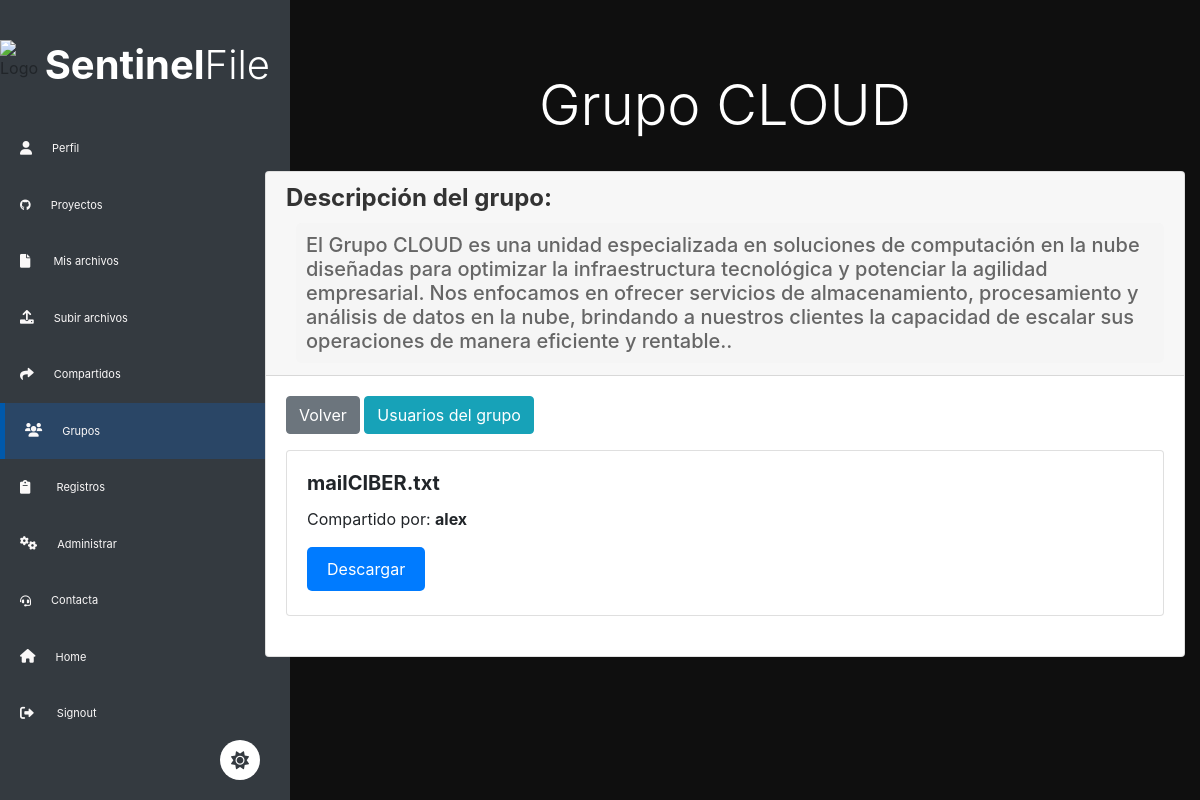
/grupos/Grupo CLOUD/ (signed in), run on an earlier commit of the app's database.
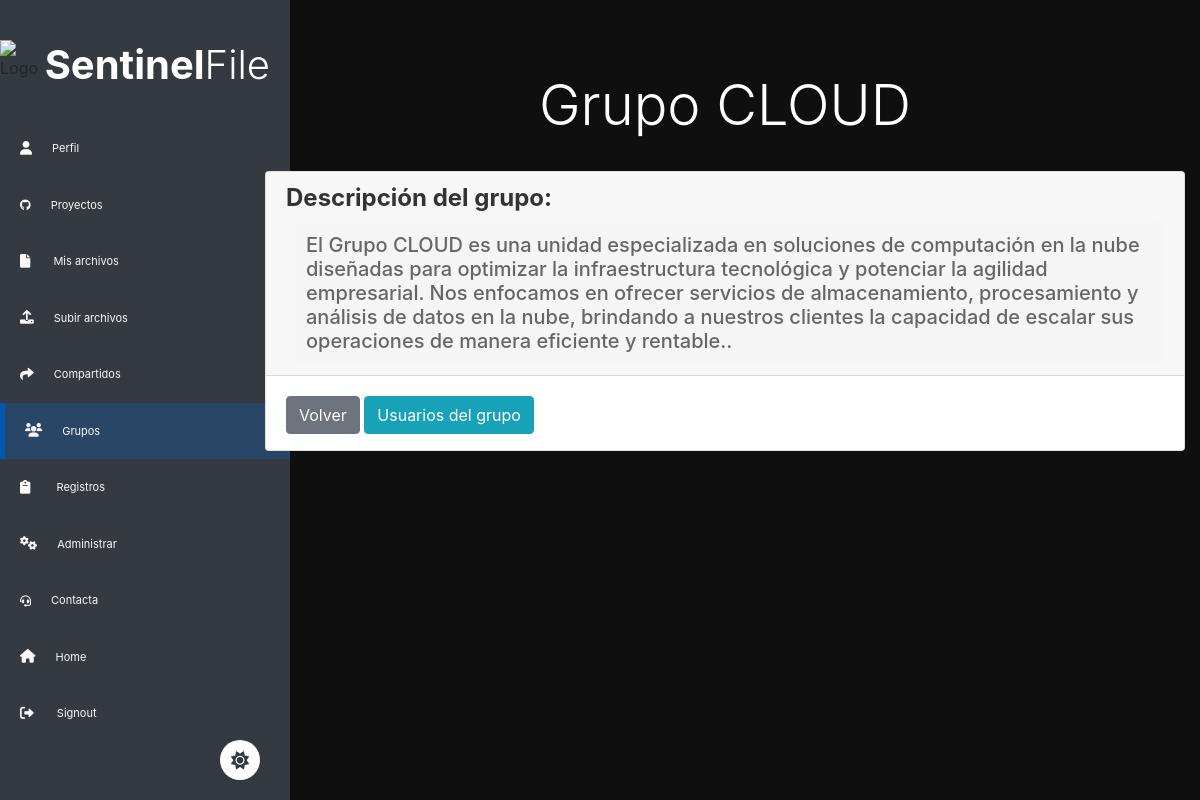
And on a later commit of the database.
### archivos/models.py (models this page shows, shortened)
class Compartido(models.Model):
    usuario_propietario = models.ForeignKey(settings.AUTH_USER_MODEL, related_name='archivos_usuario_propietario', on_delete=models.CASCADE, null=True)
    grupo_propietario = models.ForeignKey(settings.AUTH_USER_MODEL, related_name='archivos_grupo_propietario', on_delete=models.CASCADE, null=True)
    usuario_destinatario = models.ForeignKey(settings.AUTH_USER_MODEL, related_name='archivos_usuario_destino', on_delete=models.CASCADE, null=True)
    grupo_destinatario = models.ForeignKey(Group, related_name='archivos_grupo_destino', on_delete=models.CASCADE, null=True)
    archivo = models.ForeignKey(Archivo, on_delete=models.CASCADE)

class Archivo(models.Model):
  id_APB2TAL = models.CharField(max_length=640, default=False)
  archivo_hash = models.CharField(max_length=640)
  nombre_archivo = models.CharField(max_length=255)
  positivos = models.IntegerField()
  current_time = models.DateTimeField(auto_now_add=True)
  tamaño = models.CharField(max_length=255, default=False)

class CustomUser(AbstractUser):
    is_accepted = models.BooleanField(
        _("accept status"),
        default=False,
        help_text=_("Designates whether this user is accepted."),
    )
    edad = models.IntegerField(default=0, null=True, blank=True)

### archivos/views.py (the view)
# urls.py: path('grupos/<str:name>/', views.grupo_info, name='grupo_info'),
@accepted_user_required
@login_required
def grupo_info(request, name):
    usuario_actual = request.user
    grupo_seleccionado = Group.objects.get(name=name)
    descripcion_grupo = grupo_seleccionado.description.description
    if not usuario_actual.groups.filter(name=name).exists():
        raise Http404("No tienes permiso para acceder a este grupo.")
    archivos_compartidos_al_grupo = Compartido.objects.filter(grupo_destinatario=grupo_seleccionado)
    return render(request, 'grupo_info.html', {
        'usuario_actual': usuario_actual,
        'group_name': name,
        'group': grupo_seleccionado,
        'descripcion_grupo': descripcion_grupo,
        'archivos_compartidos_al_grupo': archivos_compartidos_al_grupo,
    })

### archivos/views.py (called while the page is built)
def accepted_user_required(view_func):
    decorated_view_func = user_passes_test(
        lambda user: user.is_authenticated and user.is_accepted,
        login_url='/perfil'  # Redirige a la página de perfil si el usuario no tiene is_accepted
    )(view_func)
    return decorated_view_func

### archivos/templates/grupo_info.html (shortened to what this page needs)
{% extends 'baseusuario.html' %}
{% block content %}
<h1 class="text-center display-4 py-4 mt-5">{{ group_name }}</h1>
<div class="container">
    <div class="row">
        <div class="col-md-12">
            <div class="card">
                <div class="card-header">
                    <div style="margin-bottom: 10px;">
                        <h4 style="font-weight: bold; color: #333;">Descripción del grupo:</h4>
                    </div>
                    <div style="display: flex; align-items: flex-start;">
                        <div style="background-color: #f5f5f5; padding: 10px; border-radius: 5px;">
                            <h5 style="color: #666; margin: 0;">{{ descripcion_grupo }}.
                        </div>
                    </div>
                </div>
                <div class="card-body">
                    <a href="/grupos/" class="btn btn-secondary mb-3">Volver</a>
                    <button class="btn btn-info mb-3" id="showAlert">Usuarios del grupo</button>
                    <ul class="list-group">
                        {% for compartido in archivos_compartidos_al_grupo %}
                            {% if group == compartido.grupo_destinatario %}
                                <div class="card mb-3">
                                    <div class="card-body">
                                        <h5 class="card-title font-weight-bold">{{ compartido.archivo.nombre_archivo }}</h5>
                                        <p class="card-text">Compartido por: <strong>{{ compartido.usuario_propietario.username }}</strong></p>
                                        <a href="{% url 'descargar_archivo_grupo' group_name=group_name archivo_id=compartido.archivo.id %}" class="btn btn-info btn-download" download>Descargar</a>
                                        <br>
                                        <br>
                                    </div>
                                </div>
                                <br>
                            {% endif %}
                        {% endfor %}
                    </ul>
                </div>
            </div>
        </div>
    </div>
</div>
{% endblock %}

What changed in the data, as far as the page shows it:
removed Compartido: archivo.nombre_archivo "mailCIBER.txt", usuario_propietario.username "alex"
